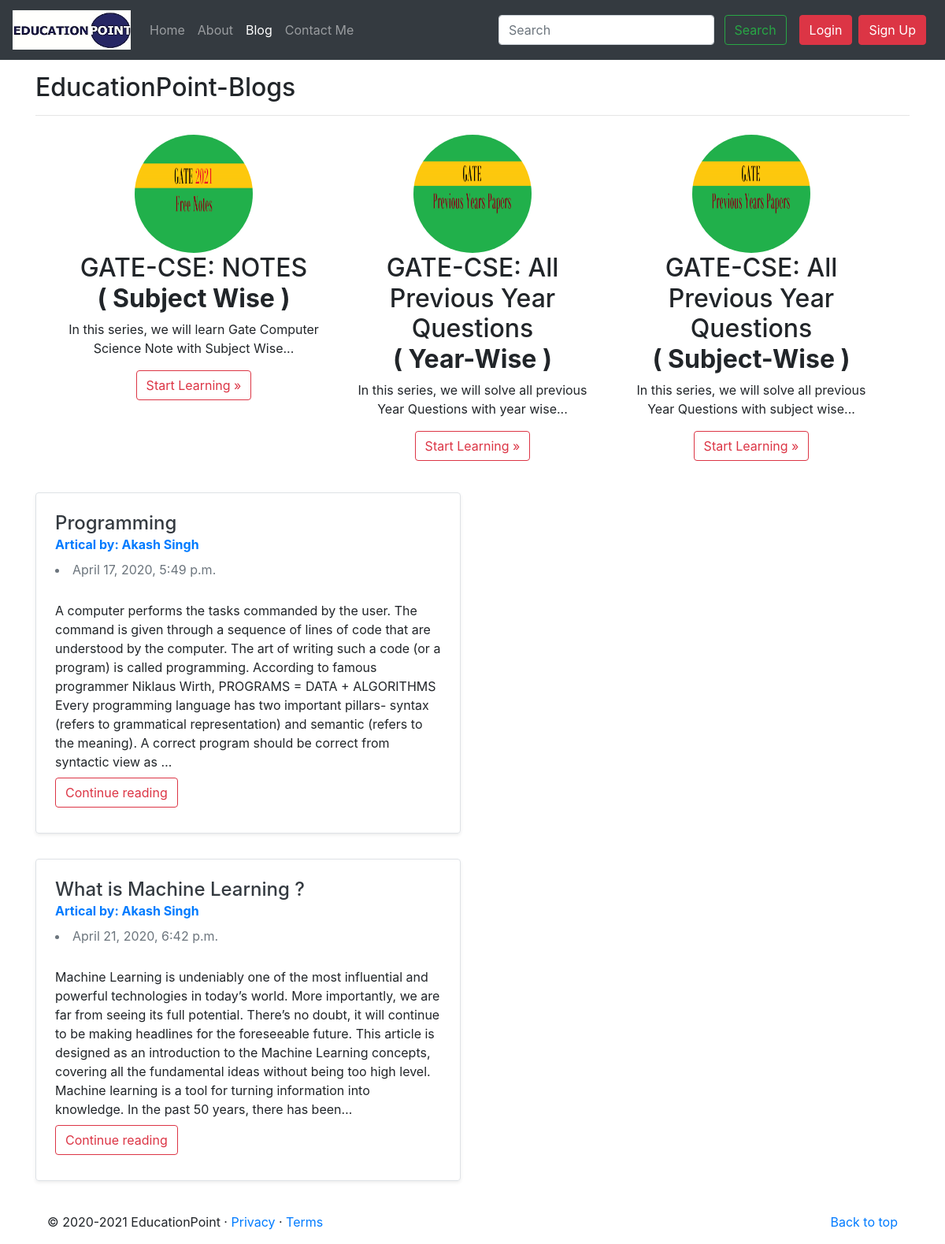
Screenshot of /blog/ with the database file from the repository.
### blog/models.py (models this page shows, shortened)
class Post(models.Model):
    sno = models.AutoField(primary_key = True)
    title = models.CharField(max_length=255)
    content = models.TextField()
    author = models.CharField(max_length=50)
    slug = models.CharField(max_length=150)
    timeStamp = models.DateTimeField(blank=True)

### blog/views.py (the view)
# urls.py: path('', views.blogHome, name='blogHome'),
def blogHome(request):
    allPosts = Post.objects.all()
    context = {'allPosts':allPosts}
    return render(request, 'blog/blogHome.html', context)

### templates/blog/blogHome.html (shortened to what this page needs)
{% extends 'base.html' %}
{% block blogactive %} active {% endblock blogactive %}
{% block body %}
<div class="container my-3">
    <h2>EducationPoint-Blogs</h2>
    <hr>
    <div class="row my-4 mx-4">
        <div class="col-md-6 col-lg-4 text-center">
            <img class="rounded-circle" src="/static/common/img/gateNote.png" width="150" height="150">
            <h2>GATE-CSE: NOTES <br><b>( Subject Wise )</b></h2>
            <p>
                In this series, we will learn Gate Computer Science Note with Subject Wise...
            </p>
            <p>
                <a href="/blog/gate/gateNote.html"><button class="btn btn-outline-danger">Start Learning »</button></a>
            </p>
        </div>
        <div class="col-md-6 col-lg-4 text-center">
            <img class="rounded-circle" src="/static/common/img/gate.png" width="150" height="150">
            <h2>GATE-CSE: All Previous Year Questions <br> <b>( Year-Wise )</b></h2>
            <p>
                In this series, we will solve all previous Year Questions with year wise...
            </p>
            <p>
                <a href="/blog/gate/yearPaper.html"><button class="btn btn-outline-danger">Start Learning
                        »</button></a>
            </p>
        </div>
        <div class="col-md-6 col-lg-4 text-center">
            <img class="rounded-circle" src="/static/common/img/gate.png" width="150" height="150">
            <h2>GATE-CSE: All Previous Year Questions <br><b>( Subject-Wise )</b></h2>
            <p>
                In this series, we will solve all previous Year Questions with subject wise...
            </p>
            <p>
                <a href="/blog/gate/subPaper.html"><button class="btn btn-outline-danger">Start Learning
                        »</button></a>
            </p>
        </div>
    </div>
    {% for post in allPosts %}
        <div class="row mb-2">
            <div class="col-md-6">
                <div
                    class="row no-gutters border rounded overflow-hidden flex-md-row mb-4 shadow-sm h-md-250 position-relative">
                    <div class="col p-4 d-flex flex-column position-static">
                        <h4 class="mb-0"><a class="text-dark" href="/blog/{{post.slug}}">{{post.title}}</a></h4>
                        <strong class="d-inline-block mb-2 text-primary">Artical by: {{post.author}}</strong>
                        <div class="mb-1 text-muted">
                            <li>{{post.timeStamp}}</li>
                        </div><br>
                        <p class="card-text mb-auto">{{post.content| truncatechars:500}}</p>
                        <div class="my-2">
                            <a href="/blog/{{post.slug}}" role="button" class="btn btn-outline-danger">Continue
                                reading</a>
                        </div>
                    </div>
                </div>
            </div>
        </div>
        {% endfor %}
    {% endblock body %}

### rows the page displays
Post: title "Programming", author "Akash Singh", timeStamp "April 17, 2020, 5:49 p.m.", content "A computer performs the tasks commanded by the user. The command is given through a sequence of lines of code that are understood by the computer. The art of writing such a code (or a program) is called program\u0002ming. According to famous programmer Niklaus Wirth, PROGRAMS = DATA + ALGORITHMS Every programming language has two important pil\u0002lars- syntax (refers to grammatical representation) and semantic (refers to the meaning). A correct program should be correct from syntactic view as …"
Post: title "What is Machine Learning ?", author "Akash Singh", timeStamp "April 21, 2020, 6:42 p.m.", content "Machine Learning is undeniably one of the most influential and powerful technologies in today’s world. More importantly, we are far from seeing its full potential. There’s no doubt, it will continue to be making headlines for the foreseeable future. This article is designed as an introduction to the Machine Learning concepts, covering all the fundamental ideas without being too high level. Machine learning is a tool for turning information into knowledge. In the past 50 years, there has been…"
